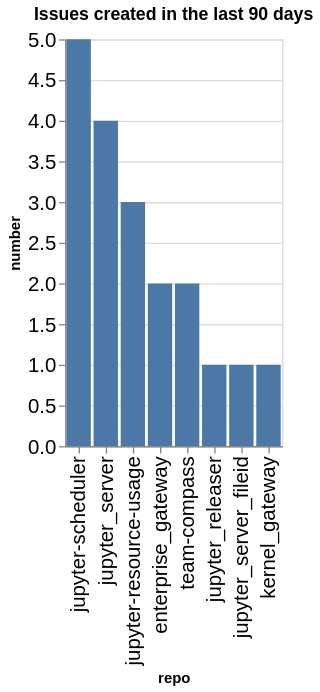

Notebook code cell kept with this figure:
### Code cell
created_counts = created.groupby(['org', 'repo']).count()['number'].reset_index()
created_counts['org/repo'] = created_counts.apply(lambda a: a['org'] + '/' + a['repo'], axis=1)
sorted_vals = created_counts.sort_values(['org', 'number'], ascending=False)['repo'].values
alt.Chart(data=created_counts, title=f"Issues created in the last {n_days} days").mark_bar().encode(
    x=alt.X('repo', sort=alt.Sort(sorted_vals.tolist())),
    y='number',
)

### Figure 1 — Vega-Lite specification as saved in the notebook (floating-point values rounded to 4 significant figures)
{"config": {"axisLeft": {"labelFontSize": 15}, "axisBottom": {"labelFontSize": 15}}, "data": {"name": "data-506a4d8745729728c71e85bc09172a9f"}, "mark": {"type": "bar"}, "encoding": {"x": {"field": "repo", "sort": ["jupyter-scheduler", "jupyter_server", "jupyter-resource-usage", "enterprise_gateway", "team-compass", "jupyter_releaser", "jupyter_server_fileid", "kernel_gateway"], "type": "nominal"}, "y": {"field": "number", "type": "quantitative"}}, "title": "Issues created in the last 90 days", "$schema": "https://vega.github.io/schema/vega-lite/v5.20.1.json", "datasets": {"data-506a4d8745729728c71e85bc09172a9f": [{"org": "jupyter-server", "repo": "enterprise_gateway", "number": 2, "org/repo": "jupyter-server/enterprise_gateway"}, {"org": "jupyter-server", "repo": "jupyter-resource-usage", "number": 3, "org/repo": "jupyter-server/jupyter-resource-usage"}, {"org": "jupyter-server", "repo": "jupyter-scheduler", "number": 5, "org/repo": "jupyter-server/jupyter-scheduler"}, {"org": "jupyter-server", "repo": "jupyter_releaser", "number": 1, "org/repo": "jupyter-server/jupyter_releaser"}, {"org": "jupyter-server", "repo": "jupyter_server", "number": 4, "org/repo": "jupyter-server/jupyter_server"}, {"org": "jupyter-server", "repo": "jupyter_server_fileid", "number": 1, "org/repo": "jupyter-server/jupyter_server_fileid"}, {"org": "jupyter-server", "repo": "kernel_gateway", "number": 1, "org/repo": "jupyter-server/kernel_gateway"}, {"org": "jupyter-server", "repo": "team-compass", "number": 2, "org/repo": "jupyter-server/team-compass"}]}}
